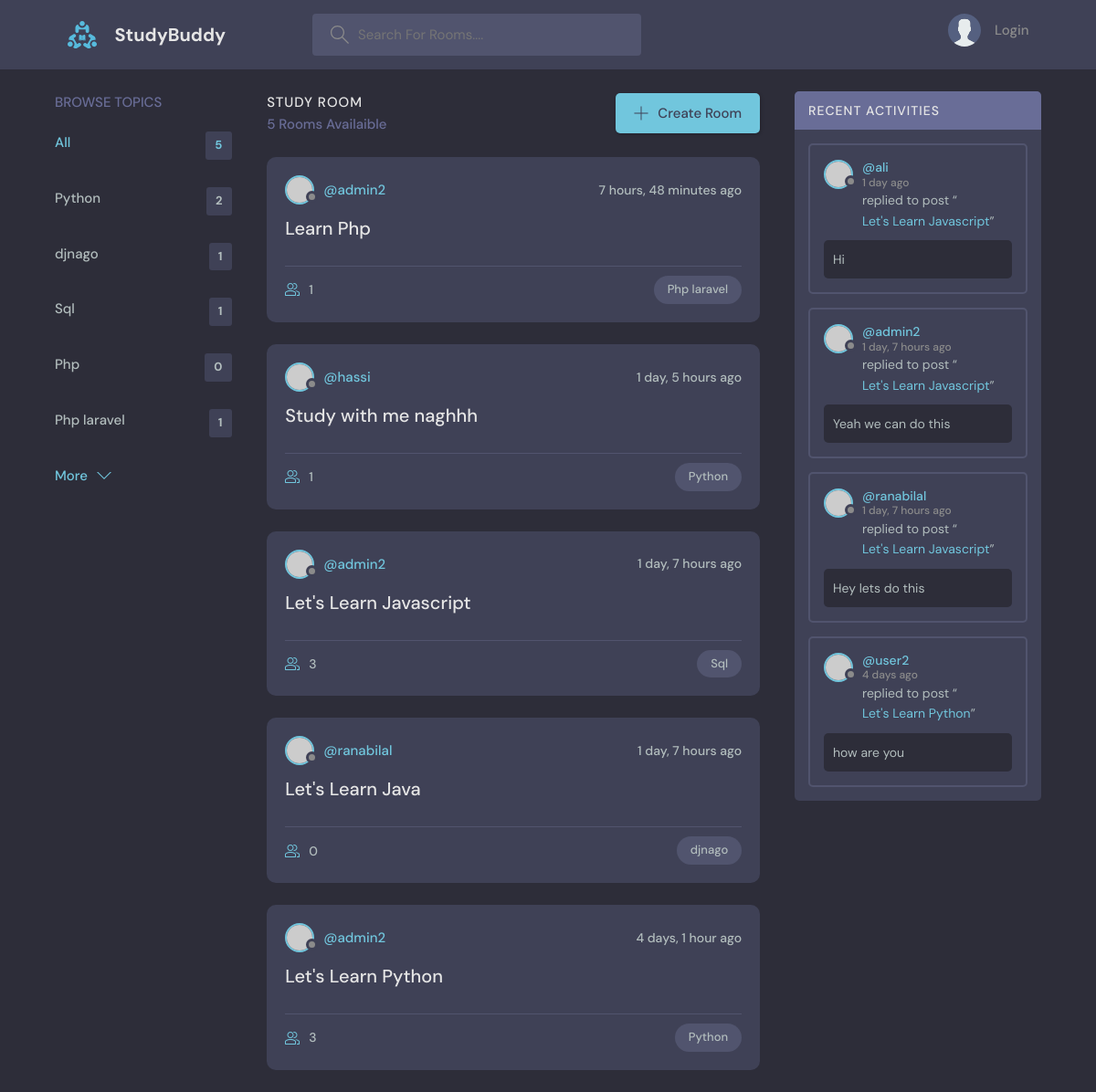
Before: / with the older database file.
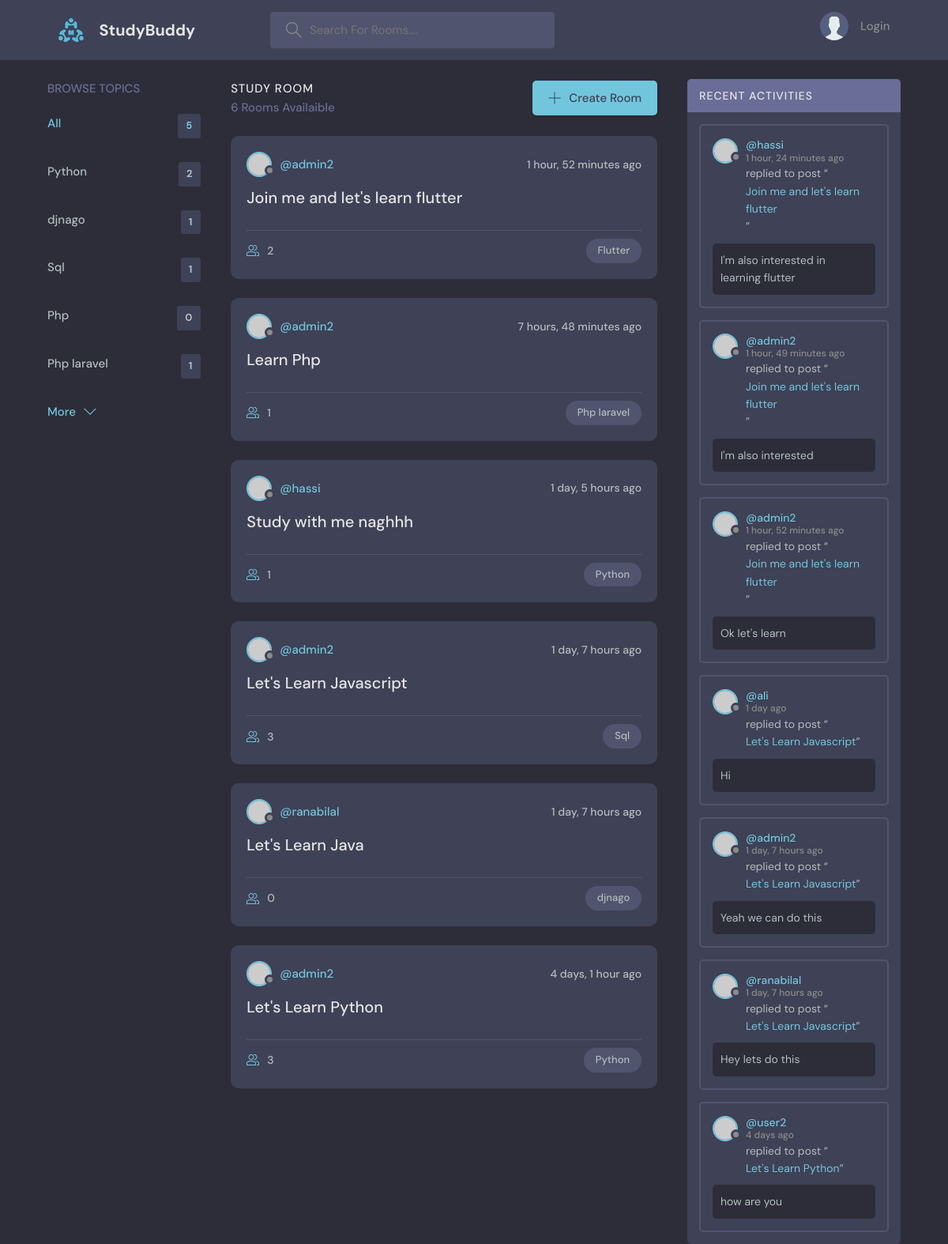
After: the same page with the newer database file.
### base/models.py (models this page shows, shortened)
class Topic(models.Model):
    name = models.CharField(max_length=200)

class Room(models.Model):
    host = models.ForeignKey(User , on_delete=models.SET_NULL , null=True)
    topic = models.ForeignKey(Topic , on_delete=models.SET_NULL , null=True)
    name = models.CharField(max_length=200)
    description  = models.TextField(null=True , blank=True)
    participants = models.ManyToManyField(User , related_name='participants' , blank=True)
    updated = models.DateTimeField(auto_now=True)
    created = models.DateTimeField(auto_now_add = True)
    def __str__(self):
        return self.name
    class Meta:
        ordering = ['-updated' , '-created']

class Message(models.Model):
    user = models.ForeignKey(User , on_delete=models.CASCADE)
    room = models.ForeignKey(Room , on_delete=models.CASCADE)
    body = models.TextField()
    updated = models.DateTimeField(auto_now=True)
    created = models.DateTimeField(auto_now_add = True)
    def __str__(self):
        return self.body[0:50]
    class Meta:
        ordering = ['-updated' , '-created']

### base/views.py (the view)
# urls.py: path('' , views.home , name='home'),
def home(request ):
    q = request.GET.get('q') if request.GET.get('q') != None else ''
    rooms = Room.objects.filter(
        Q(topic__name__icontains = q) |
        Q(name__icontains = q) |
        Q(description__icontains = q)
        )
    topics = Topic.objects.all()[0:5]
    room_count = rooms.count()
    room_messages = Message.objects.filter(Q(room__topic__name__icontains = q))
    context  = {'rooms' : rooms , 'topics': topics , 'room_count' : room_count , 'room_messages' : room_messages}
    return render (request , 'base/home.html' , context)

### base/templates/base/home.html (shortened to what this page needs)
{% extends 'main.html' %}
{% block content %}
<main class="layout layout--3">
  <div class="container">
    {% include 'base/topics_component.html' %}
    <div class="roomList">
      <div class="roomList__header">
        <div>
          <h2>Study Room</h2>
          <p>{{room_count}} Rooms Availaible</p>
        </div>
        <a class="btn btn--main" href="{% url 'create-room' %}">
          <svg version="1.1" xmlns="http://www.w3.org/2000/svg" width="32" height="32" viewBox="0 0 32 32">
            <title>add</title>
            <path
              d="M16.943 0.943h-1.885v14.115h-14.115v1.885h14.115v14.115h1.885v-14.115h14.115v-1.885h-14.115v-14.115z">
            </path>
          </svg>
          Create Room
        </a>
      </div>
      {% include 'base/feed_component.html' %}
    </div>
    {% include 'base/activity_component.html' %}
  </div>
</main>
{% endblock content %}

### base/templates/base/topics_component.html (shortened to what this page needs)
<div class="topics">
    <div class="topics__header">
      <h2>Browse Topics</h2>
    </div>
    <ul class="topics__list">
      <li>
        <a href="{% url 'home' %}" class="active">All <span>{{topics.count}}</span></a>
      </li>
      {% for topic in topics %}
      <li>
        <a href="{% url 'home' %}?q={{topic.name}}"> {{topic.name}} <span>{{topic.room_set.all.count}}</span></a>
      </li>
      {%endfor%}
    </ul>
    <a class="btn btn--link" href="{% url 'topics' %}">
      More
      <svg version="1.1" xmlns="http://www.w3.org/2000/svg" width="32" height="32" viewBox="0 0 32 32">
        <title>chevron-down</title>
        <path d="M16 21l-13-13h-3l16 16 16-16h-3l-13 13z"></path>
      </svg>
    </a>
  </div>

### base/templates/base/feed_component.html (shortened to what this page needs)
{% for room in rooms %}
<div class="roomListRoom">
    <div class="roomListRoom__header">
        <a href="{% url 'user-profile' room.host.id %}" class="roomListRoom__author">
            <div class="avatar avatar--small">
                <img src="https://randomuser.me/api/portraits/women/11.jpg" />
            </div>
            <span>@{{room.host.username}}</span>
        </a>
        <div class="roomListRoom__actions">
            <span>{{room.created | timesince}} ago</span>
        </div>
    </div>
    <div class="roomListRoom__content">
        <a href="{% url 'room' room.id %}">{{room.name}}</a>
    </div>
    <div class="roomListRoom__meta">
        <a href="{% url 'room' room.id %}" class="roomListRoom__joined">
            {{room.participants.all.count}}
        </a>
        <p class="roomListRoom__topic">{{room.topic.name}}</p>
    </div>
</div>
{% endfor%}

### base/templates/base/activity_component.html (shortened to what this page needs)
<div class="activities">
    <div class="activities__header">
      <h2>Recent Activities</h2>
    </div>
    {% for message in room_messages %}
    <div class="activities__box">
      <div class="activities__boxHeader roomListRoom__header">
        <a href="{% url 'user-profile' message.user.id %}" class="roomListRoom__author">
          <div class="avatar avatar--small">
            <img src="https://randomuser.me/api/portraits/women/11.jpg" />
          </div>
          <p>
            @{{message.user}}
            <span>{{message.created | timesince}} ago</span>
          </p>
        </a>
      </div>
      <div class="activities__boxContent">
        <p>replied to post “<a href="{% url 'room' message.room.id %}">{{message.room}}</a>”</p>
        <div class="activities__boxRoomContent">
            {{message}}
        </div>
      </div>
    </div>
    {% endfor %}
  </div>

Changed rows visible on the page:
added Room: host.username "admin2", created "1 hour, 52 minutes", name "Join me and let's learn flutter", participants.all.count "2", topic.name "Flutter"
added Message: user "hassi", created "1 hour, 24 minutes", room "Join me and let's learn flutter", body "I'm also interested in learning flutter"
added Message: user "admin2", created "1 hour, 49 minutes", room "Join me and let's learn flutter", body "I'm also interested"
added Message: user "admin2", created "1 hour, 52 minutes", room "Join me and let's learn flutter", body "Ok let's learn"
Other visible differences:
{{ room_count }}: "5" → "6"
